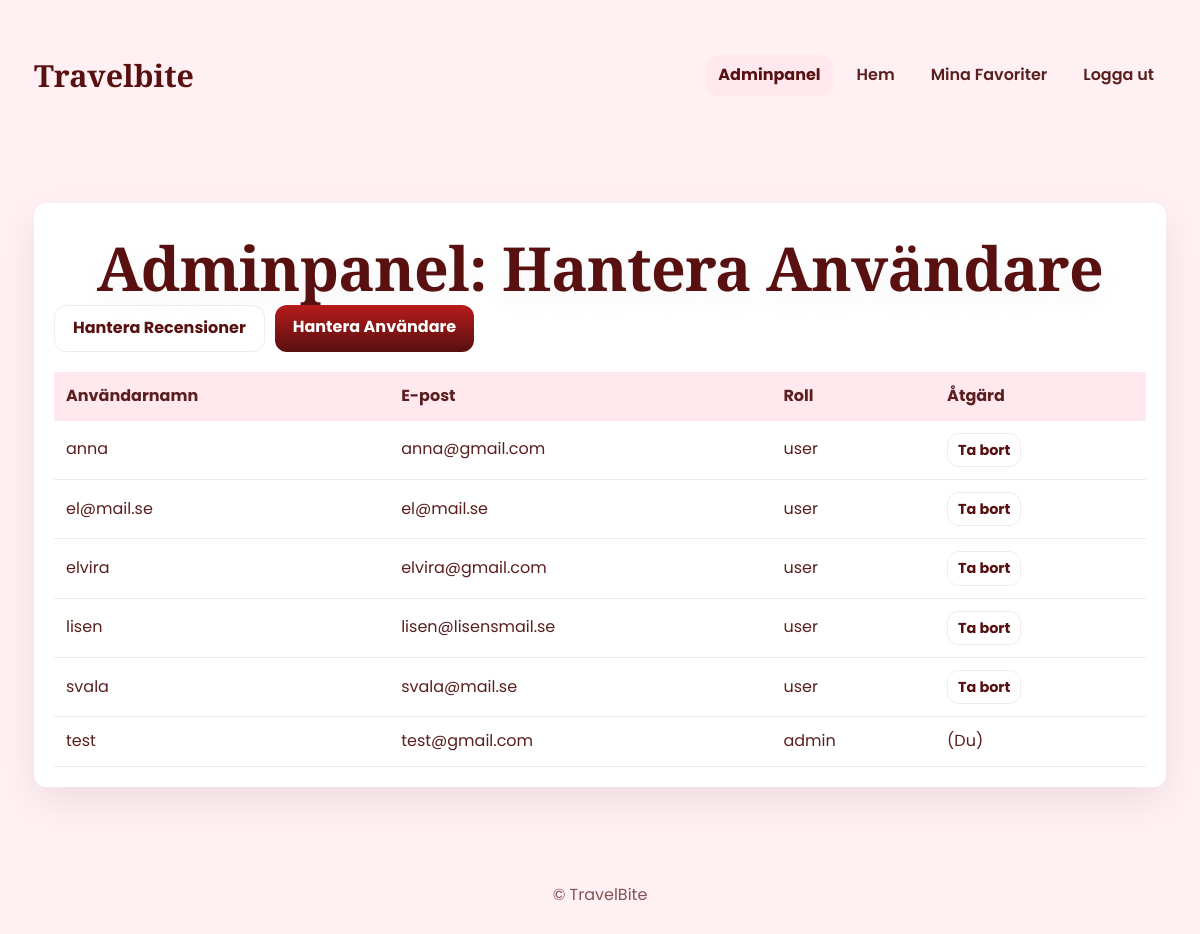
Page /admin/manage_users.php (signed in) on the committed database.
### tables this page shows
CREATE TABLE users (
        user_id INTEGER PRIMARY KEY AUTOINCREMENT,
        user_name TEXT NOT NULL UNIQUE,
        email TEXT NOT NULL UNIQUE,
        password_hash TEXT NOT NULL,
        role TEXT NOT NULL DEFAULT 'user' CHECK(role IN ('user', 'admin'))
    );

### include/auth.php (called while the page is built, shortened)
<?php
function get_user_id(): ?int {
    return $_SESSION['user_id'] ?? null;
}

### admin/manage_users.php (the view, shortened to what this page needs)
<?php
require_once __DIR__ . '/../include/auth.php';
$pdo = getDB();
$stmt = $pdo->query("
    SELECT user_id, user_name, email, role
    FROM users
    ORDER BY user_name
");
$users = $stmt->fetchAll(PDO::FETCH_ASSOC);
$current_user_id = get_user_id();
include __DIR__ . '/../views/partials/header.php';
?>
<div class="card">
    <h1 class="page-title">Adminpanel: Hantera Användare</h1>
       <nav style="margin-bottom: 20px; display: flex; gap: 10px; flex-wrap: wrap;">
       <a href="manage_reviews.php" class="button secondary">Hantera Recensioner</a>
       <a href="manage_users.php" class="button">Hantera Användare</a>
   </nav>
    <table style="width: 100%; border-collapse: collapse; margin-top: 20px;">
        <thead>
            <tr style="text-align: left; background-color: var(--section-pink);">
                <th style="padding: 12px;">Användarnamn</th>
                <th style="padding: 12px;">E-post</th>
                <th style="padding: 12px;">Roll</th>
                <th style="padding: 12px;">Åtgärd</th>
            </tr>
        </thead>
        <tbody>
            <?php foreach ($users as $user): ?>
                <tr style="border-bottom: 1px solid #eee;">
                    <td style="padding: 12px;"><?= htmlspecialchars($user['user_name']) ?></td>
                    <td style="padding: 12px;"><?= htmlspecialchars($user['email']) ?></td>
                    <td style="padding: 12px;"><?= htmlspecialchars($user['role']) ?></td>
                    <td style="padding: 12px;">
                        <?php if ($user['user_id'] != $current_user_id): ?>
                            <a href="user_action.php?action=delete&id=<?= $user['user_id'] ?>"
                               class="button secondary"
                               onclick="return confirm('Är du säker på att du vill radera denna användare? Alla hens recensioner tas också bort.');"
                               style="padding: 5px 10px; font-size: 0.9rem;">
                               Ta bort
                            </a>
                        <?php else: ?>
                            (Du)
                        <?php endif; ?>
                    </td>
                </tr>
            <?php endforeach; ?>
        </tbody>
    </table>
</div>
<?php include __DIR__ . '/../views/partials/footer.php'; ?>

### css/kod.css (style rules this page uses)
:root { --bg-pink:#fff0f4; --section-pink:#ffe9ef; --card-white:#ffffff; --accent-deep:#581010; --muted:#5a1f1f; --radius:14px; --shadow:0 14px 40px rgba(20,18,18,0.08); --max-width:1200px; }
* { box-sizing:border-box;margin:0;padding:0 }
html,body { height:100% }
body { font-family:'Poppins',system-ui,-apple-system,"Segoe UI",Roboto,Arial,sans-serif; background: var(--bg-pink); color:var(--muted); -webkit-font-smoothing:antialiased; -moz-osx-font-smoothing:grayscale; line-height:1.55; min-height:100vh; position:relative; }
body::after { content:""; position:fixed;inset:0;pointer-events:none; background-image:url('https://www.transparenttextures.com/patterns/diagmonds.png'); opacity:0.03;z-index:0; }
.page-title { font-family:'Playfair Display',serif; text-align:center; font-size:3.8rem; margin:14px auto 6px; color:var(--accent-deep); max-width:1100px; line-height:1.02; letter-spacing:-0.01em; font-weight:700; text-shadow:0 10px 30px rgba(88,16,16,0.06); }
.card { background:var(--card-white);border-radius:12px;box-shadow:var(--shadow);padding:20px }
.button { display:inline-block;background:linear-gradient(180deg,#b71b1b,var(--accent-deep));color:#fff;padding:10px 18px;border-radius:12px;text-decoration:none;font-weight:700;border:0;cursor:pointer; }
.button.secondary { background:transparent;border:1px solid rgba(88,16,16,0.08);color:var(--accent-deep) }

### rows in the picture
users: user_name "anna", email "anna@gmail.com", role "user"
users: user_name "el@mail.se", email "el@mail.se", role "user"
users: user_name "elvira", email "elvira@gmail.com", role "user"
users: user_name "lisen", email "lisen@lisensmail.se", role "user"
users: user_name "svala", email "svala@mail.se", role "user"
users: user_name "test", email "test@gmail.com", role "admin", shows "(Du)"
